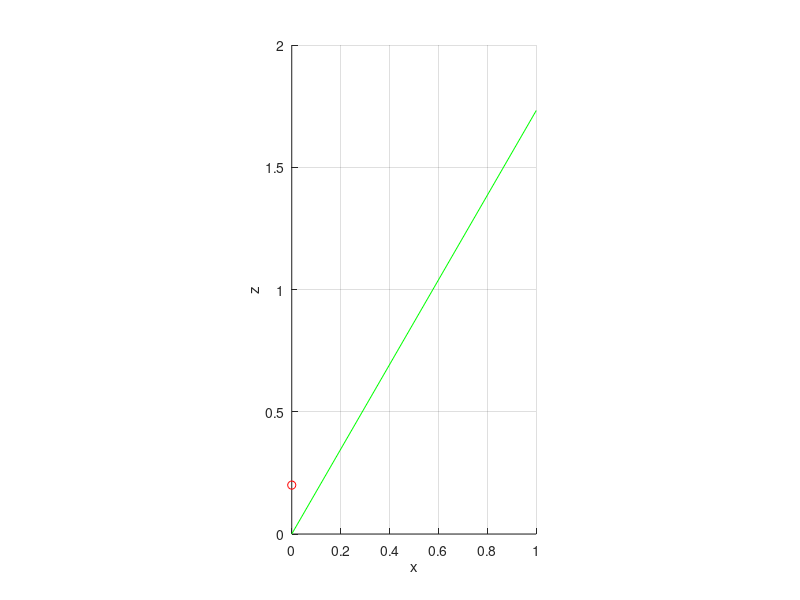

Here is the MATLAB script that generated this plot:
% function cnlpostst
clear; clf;
% test canal position on pinna wall
% input parameters:
% 
% output parameters:
%
%
% USES:
%   none
% rolf mueller, 2007

coa = 30*pi/180;

% cylindrical coordinates of canal insertion point:
cnlh = .2;

cnla = 90*pi/180;

cnlhr = cnlh*tan(coa);

cnlix = cnlhr*cos(cnla);
cnliy = cnlhr*sin(cnla);

ah = axes;

lhs = line(2*[0 sin(coa)], 0*[1 1], 2*[0 cos(coa)], ...
           'Color', 'g');

lhi = line(cnlix, cnliy, cnlh, ...
           'Color', 'r', 'Marker', 'o');

set(ah, 'DataAspectRatio', [1 1 1]);

grid on;

xlabel('x');
ylabel('y');
zlabel('z');


view([1 0 0]);